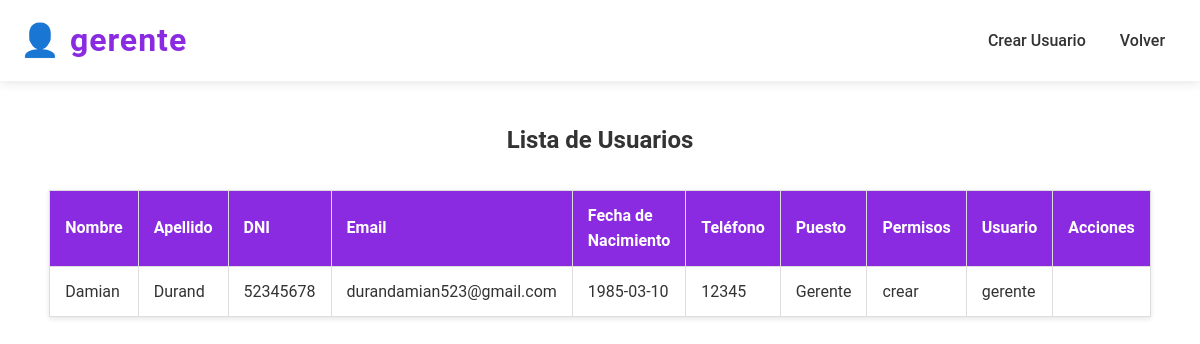
Page /ingreso/usuario/gestion_usuario/gestionusuario.php (signed in) on the committed database.
### tables this page shows
CREATE TABLE `usuarios` (
  `id_usuario` int(11) NOT NULL AUTO_INCREMENT,
  `nombre` varchar(50) NOT NULL,
  `apellido` varchar(50) NOT NULL,
  `dni` varchar(20) NOT NULL,
  `email` varchar(100) NOT NULL,
  `fecha_nacimiento` date DEFAULT NULL,
  `telefono` varchar(20) DEFAULT NULL,
  `puesto` varchar(50) DEFAULT NULL,
  `permisos` varchar(50) DEFAULT 'ninguno',
  `usuario` varchar(50) NOT NULL,
  `password` varchar(255) DEFAULT NULL,
  `token` varchar(64) DEFAULT NULL,
  PRIMARY KEY (`id_usuario`),
  UNIQUE KEY `email` (`email`),
  UNIQUE KEY `dni` (`dni`),
  UNIQUE KEY `usuario` (`usuario`)
);

### ingreso/usuario/gestion_usuario/gestionusuario.php (the view, shortened to what this page needs)
<?php
include('../../../db.php');
$usuario_actual = $_SESSION['usuario'];
$query_permisos = "SELECT permisos FROM usuarios WHERE usuario = ?";
$stmt_permisos = $conexion->prepare($query_permisos);
$stmt_permisos->bind_param("s", $usuario_actual);
$stmt_permisos->execute();
$result_permisos = $stmt_permisos->get_result();
$permisos_usuario_actual = null;
if ($result_permisos && $result_permisos->num_rows > 0) {
    $permisos_usuario_actual = $result_permisos->fetch_assoc()['permisos'];
} else {
    $message_usuario = "No se encontraron permisos para el usuario actual.";
    header("Location: /ingreso/ingreso.php");
    exit();
}
$usuarios_por_pagina = 4;
$pagina_actual = isset($_GET['pagina']) ? intval($_GET['pagina']) : 1;
$offset = ($pagina_actual - 1) * $usuarios_por_pagina;
$query = "SELECT id_usuario, nombre, apellido, dni, email, fecha_nacimiento, telefono, puesto, permisos, usuario FROM usuarios LIMIT $offset, $usuarios_por_pagina";
$result = mysqli_query($conexion, $query);
?>
<!DOCTYPE html>
<html lang="es">
<head>
    <link rel="stylesheet" href="gestioncliente.css">
    <link rel="stylesheet" href="/modal-q.css">
</head>
<body>
<header>
    <div class="container">
         <div class="user-badge">
          <?php if (isset($_SESSION['usuario'])): ?>
           <p class="logo"> <span class="user-icon">&#128100;</span> <?php echo htmlspecialchars($_SESSION['usuario']); ?></p>
          <?php endif; ?>
        </div>
        <nav>
            <?php if ($permisos_usuario_actual == 'crear') { ?>
                <a href="formulario.php">Crear Usuario</a>
            <?php } ?>
            <a href="../usuario.php">Volver</a>
        </nav>
    </div>
</header>
<section id="user-management">
    <h2>Lista de Usuarios</h2>
    <table>
        <thead>
            <tr>
                <th>Nombre</th>
                <th>Apellido</th>
                <th>DNI</th>
                <th>Email</th>
                <th>Fecha de Nacimiento</th>
                <th>Teléfono</th>
                <th>Puesto</th>
                <th>Permisos</th>
                <th>Usuario</th>
                <th>Acciones</th>
            </tr>
        </thead>
        <tbody>
            <?php while ($usuario = mysqli_fetch_assoc($result)) { ?>
                <tr>
                    <td><?php echo htmlspecialchars($usuario['nombre']); ?></td>
                    <td><?php echo htmlspecialchars($usuario['apellido']); ?></td>
                    <td><?php echo htmlspecialchars($usuario['dni']); ?></td>
                    <td><?php echo htmlspecialchars($usuario['email']); ?></td>
                    <td><?php echo htmlspecialchars($usuario['fecha_nacimiento']); ?></td>
                    <td><?php echo htmlspecialchars($usuario['telefono']); ?></td>
                    <td><?php echo htmlspecialchars($usuario['puesto']); ?></td>
                    <td><?php echo htmlspecialchars($usuario['permisos']); ?></td>
                    <td><?php echo htmlspecialchars($usuario['usuario']); ?></td>
                    <td>
                    </td>
                </tr>
            <?php } ?>
        </tbody>
    </table>
</section>

### ingreso/usuario/gestion_usuario/gestioncliente.css (style rules this page uses)
* { box-sizing: border-box; margin: 0; padding: 0; }
body { font-family: "Roboto", sans-serif; line-height: 1.6; color: #333; }
.container { max-width: 1400px; margin: 0 auto; padding: 0 20px; }
header { background-color: #fff; box-shadow: 0 2px 10px rgba(0, 0, 0, 0.1); padding: 15px 0; position: sticky; top: 0; z-index: 1000; }
header .container { display: flex; justify-content: space-between; align-items: center; }
header .logo { font-weight: bold; color: blueviolet; font-size: 2em; letter-spacing: 1px; transition: transform 0.3s ease; }
header a { text-decoration: none; color: #333; font-weight: 500; padding: 10px 15px; border-radius: 5px; transition: background-color 0.3s ease, color 0.3s ease; }
#user-management { display: flex; flex-direction: column; align-items: center; padding: 40px; }
#user-management table { width: 80%; max-width: 800px; border-collapse: collapse; margin-top: 30px; box-shadow: 0 2px 5px rgba(0, 0, 0, 0.1); }
#user-management th, #user-management td { padding: 12px 15px; text-align: left; border: 1px solid #ddd; }
#user-management th { background-color: blueviolet; color: white; }

### rows in the picture
usuarios: nombre "Damian", apellido "Durand", dni "52345678", email "durandamian523@gmail.com", fecha_nacimiento "1985-03-10", telefono "12345", puesto "Gerente", permisos "crear", usuario "gerente"

### other values in the picture
$_SESSION['usuario'] "gerente"
